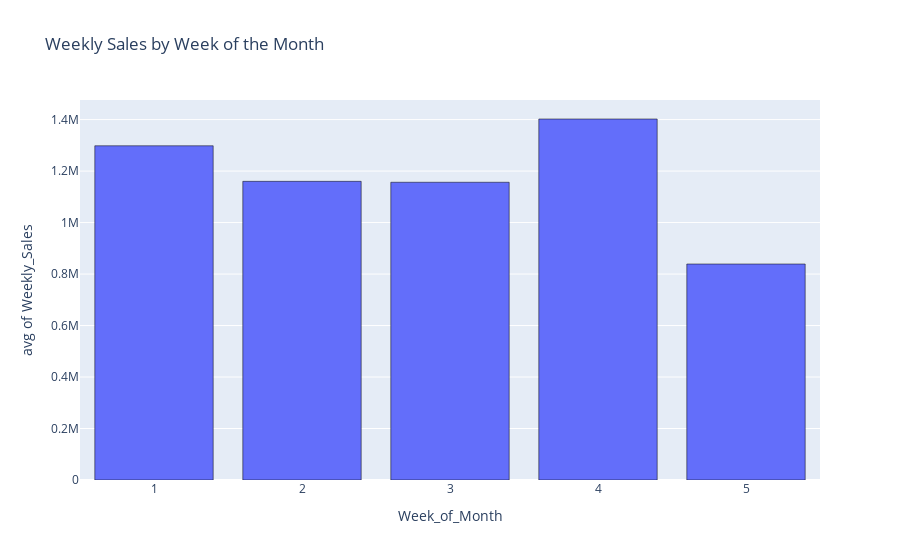
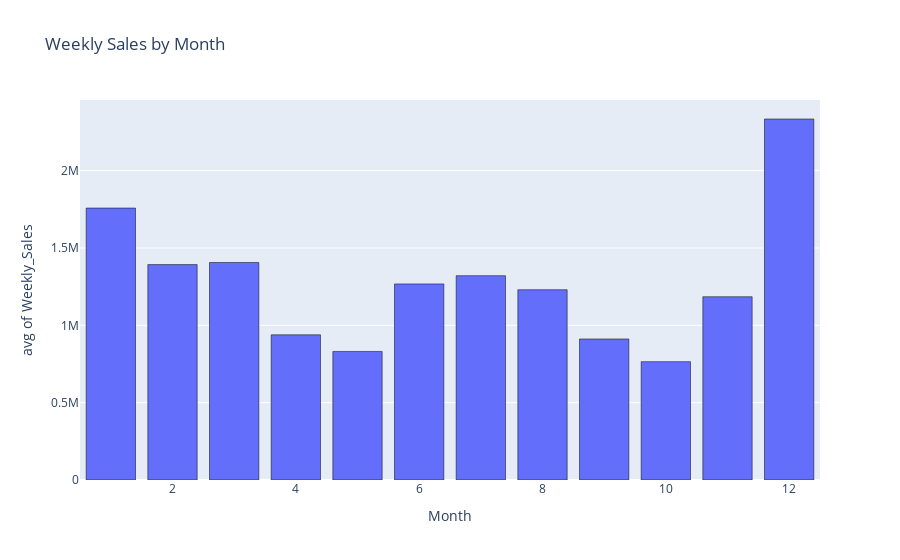
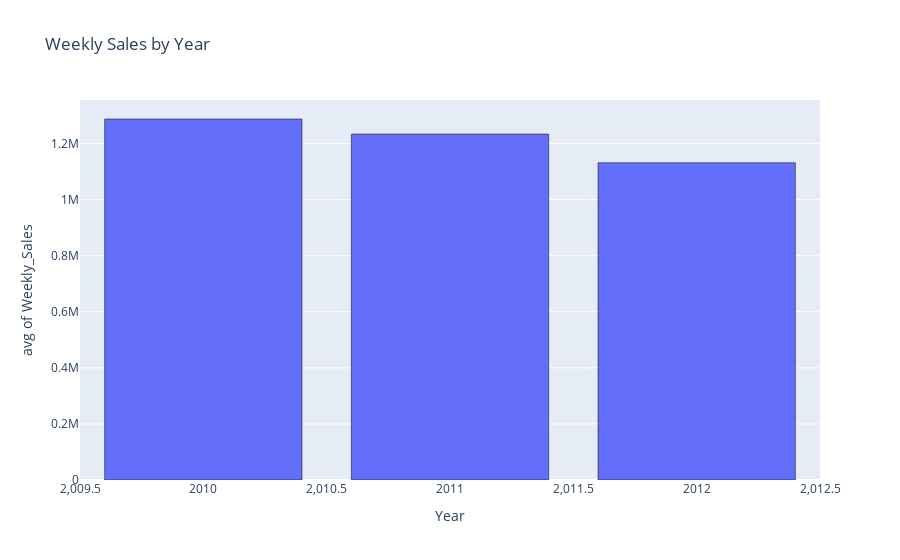
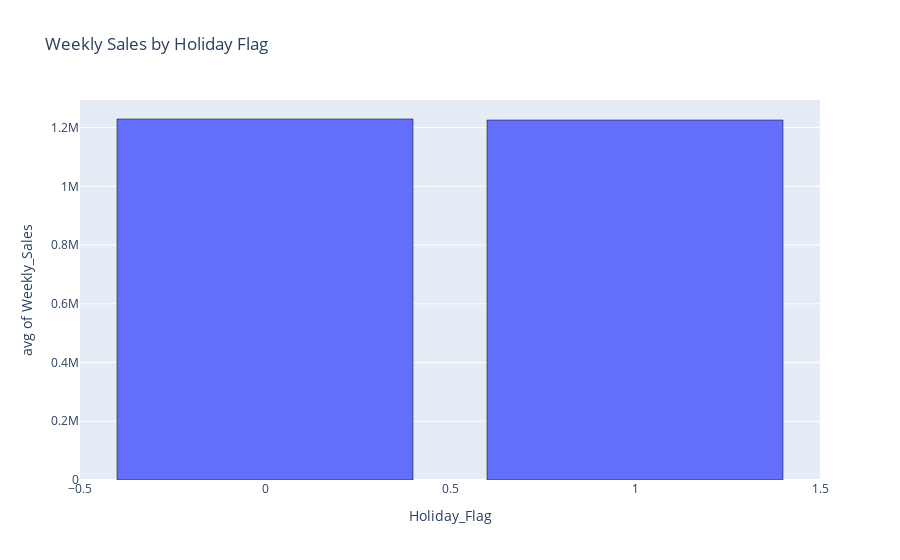

Notebook code for these charts, in order:
### Code cell
fig_day = px.histogram(data, x='Week_of_Month', y='Weekly_Sales', title="Weekly Sales by Week of the Month", nbins=5, histfunc='avg')
fig_day.update_traces(marker=dict(line=dict(width=0.5, color="black")))  
fig_day.update_layout(bargap=0.2)
fig_month = px.histogram(data, x='Month', y='Weekly_Sales', title="Weekly Sales by Month", nbins=12, histfunc='avg')
fig_month.update_traces(marker=dict(line=dict(width=0.5, color="black")))
fig_month.update_layout(bargap=0.2)
fig_year = px.histogram(data, x='Year', y='Weekly_Sales', title="Weekly Sales by Year", nbins=len(data['Year'].unique()), histfunc='avg')
fig_year.update_traces(marker=dict(line=dict(width=0.5, color="black")))
fig_year.update_layout(bargap=0.2)
fig_holiday = px.histogram(data, x='Holiday_Flag', y='Weekly_Sales', title="Weekly Sales by Holiday Flag", histfunc='avg')
fig_holiday.update_traces(marker=dict(line=dict(width=0.5, color="black")))
fig_holiday.update_layout(bargap=0.2)
fig_store = px.histogram(data, x='Store', y='Weekly_Sales', title="Weekly Sales by Store", nbins=20, histfunc='avg')
fig_store.update_traces(marker=dict(line=dict(width=0.5, color="black")))
fig_store.update_layout(bargap=0.2)
fig_scatter_temp = px.scatter(data, x='Temperature', y='Weekly_Sales', title="Weekly Sales by Temperature")
fig_scatter_fuel = px.scatter(data, x='Fuel_Price', y='Weekly_Sales', title="Weekly Sales by Fuel Price")
fig_scatter_unemployment = px.scatter(data, x='Unemployment', y='Weekly_Sales', title="Weekly Sales by Unemployment")


fig_day.show()
fig_month.show()
fig_year.show()
fig_holiday.show()
fig_store.show()
fig_scatter_temp.show()
fig_scatter_fuel.show()
fig_scatter_unemployment.show()

### Figure 1 — Plotly figure (JSON) as saved in the notebook; plotly's stock layout.template omitted (floating-point values rounded to 4 significant figures)
{"data": [{"alignmentgroup": "True", "bingroup": "x", "histfunc": "avg", "hovertemplate": "Week_of_Month=%{x}<br>avg of Weekly_Sales=%{y}<extra></extra>", "legendgroup": "", "marker": {"color": "#636efa", "line": {"color": "black", "width": 0.5}, "pattern": {"shape": ""}}, "name": "", "nbinsx": 5, "offsetgroup": "", "orientation": "v", "showlegend": false, "type": "histogram", "x": [4, 4, 1, 1, null, 3, 3, 2, 3, 1, null, 1, 2, 2, 4, 1, 2, 3, 3, 2, 4, 4, 4, 2, 4, 2, 4, 5, 1, 5, 1, 2, 1, 4, 4, 3, 1, 3, 3, 1, 1, 2, 4, 3, 3, null, null, 1, 2, null, null, 3, 2, 1, 3, null, 2, 4, 5, 2, 5, 4, 3, 3, 5, 1, 3, 2, 2, null, 3, 4, null, 4, 4, 1, 3, 3, 3], "xaxis": "x", "y": [1808000.0, 1644000.0, 695400.0, 2204000.0, 418900.0, 895100.0, 1030000.0, 414100.0, 1677000.0, 829200.0, 1205000.0, 561100.0, 290900.0, 1074079, 1427000.0, 1405000.0, 919900.0, 435400.0, 757700.0, 563500.0, 1267000.0, 365200.0, 2008000.0, 311900.0, 961200.0, 1642000.0, 1862000.0, 268900.0, 1549000.0, 485100.0, 2035000.0, 1917000.0, 1806000.0, 1847000.0, 888800.0, 2021000.0, 1990000.0, 313400.0, 2771000.0, 1166000.0, 461600.0, 2461000.0, 1973000.0, 570600.0, 1539000.0, 1570000.0, 607500.0, 1758000.0, 432000.0, 2046000.0, 1798000.0, 1954000.0, 1494000.0, 2018000.0, 364100.0, 1087000.0, 2303000.0, 419500.0, 1366000.0, 994800.0, 1800000.0, 1757000.0, 457300.0, 836700.0, 275100.0, 597900.0, 398800.0, 614300.0, 1970000.0, 1048000.0, 2026000.0, 2036000.0, 1832000.0, 1639000.0, 532700.0, 397000.0, 424500.0, 2249000.0, 1255000.0], "yaxis": "y"}], "layout": {"bargap": 0.2, "barmode": "relative", "legend": {"tracegroupgap": 0}, "title": {"text": "Weekly Sales by Week of the Month"}, "xaxis": {"anchor": "y", "domain": [0, 1], "title": {"text": "Week_of_Month"}}, "yaxis": {"anchor": "x", "domain": [0, 1], "title": {"text": "avg of Weekly_Sales"}}}}

### Figure 2 — Plotly figure (JSON) as saved in the notebook; plotly's stock layout.template omitted (floating-point values rounded to 4 significant figures)
{"data": [{"alignmentgroup": "True", "bingroup": "x", "histfunc": "avg", "hovertemplate": "Month=%{x}<br>avg of Weekly_Sales=%{y}<extra></extra>", "legendgroup": "", "marker": {"color": "#636efa", "line": {"color": "black", "width": 0.5}, "pattern": {"shape": ""}}, "name": "", "nbinsx": 12, "offsetgroup": "", "orientation": "v", "showlegend": false, "type": "histogram", "x": [3, 5, 6, 2, null, 8, 10, 5, 3, 10, null, 4, 5, 10, 3, 5, 10, 5, 4, 2, 3, 9, 6, 11, 4, 2, 2, 7, 7, 3, 6, 11, 7, 9, 8, 2, 3, 10, 12, 8, 2, 12, 6, 3, 11, null, null, 1, 5, null, null, 7, 5, 7, 6, null, 12, 6, 7, 2, 12, 11, 4, 9, 7, 9, 11, 7, 8, null, 3, 7, null, 4, 5, 6, 10, 6, 4], "xaxis": "x", "y": [1808000.0, 1644000.0, 695400.0, 2204000.0, 418900.0, 895100.0, 1030000.0, 414100.0, 1677000.0, 829200.0, 1205000.0, 561100.0, 290900.0, 1074079, 1427000.0, 1405000.0, 919900.0, 435400.0, 757700.0, 563500.0, 1267000.0, 365200.0, 2008000.0, 311900.0, 961200.0, 1642000.0, 1862000.0, 268900.0, 1549000.0, 485100.0, 2035000.0, 1917000.0, 1806000.0, 1847000.0, 888800.0, 2021000.0, 1990000.0, 313400.0, 2771000.0, 1166000.0, 461600.0, 2461000.0, 1973000.0, 570600.0, 1539000.0, 1570000.0, 607500.0, 1758000.0, 432000.0, 2046000.0, 1798000.0, 1954000.0, 1494000.0, 2018000.0, 364100.0, 1087000.0, 2303000.0, 419500.0, 1366000.0, 994800.0, 1800000.0, 1757000.0, 457300.0, 836700.0, 275100.0, 597900.0, 398800.0, 614300.0, 1970000.0, 1048000.0, 2026000.0, 2036000.0, 1832000.0, 1639000.0, 532700.0, 397000.0, 424500.0, 2249000.0, 1255000.0], "yaxis": "y"}], "layout": {"bargap": 0.2, "barmode": "relative", "legend": {"tracegroupgap": 0}, "title": {"text": "Weekly Sales by Month"}, "xaxis": {"anchor": "y", "domain": [0, 1], "title": {"text": "Month"}}, "yaxis": {"anchor": "x", "domain": [0, 1], "title": {"text": "avg of Weekly_Sales"}}}}

### Figure 3 — Plotly figure (JSON) as saved in the notebook; plotly's stock layout.template omitted (floating-point values rounded to 4 significant figures)
{"data": [{"alignmentgroup": "True", "bingroup": "x", "histfunc": "avg", "hovertemplate": "Year=%{x}<br>avg of Weekly_Sales=%{y}<extra></extra>", "legendgroup": "", "marker": {"color": "#636efa", "line": {"color": "black", "width": 0.5}, "pattern": {"shape": ""}}, "name": "", "nbinsx": 4, "offsetgroup": "", "orientation": "v", "showlegend": false, "type": "histogram", "x": [2011, 2010, 2011, 2012, null, 2011, 2010, 2011, 2012, 2010, null, 2010, 2011, 2012, 2010, 2012, 2012, 2011, 2010, 2012, 2011, 2011, 2011, 2011, 2012, 2010, 2012, 2010, 2010, 2012, 2012, 2010, 2012, 2011, 2010, 2012, 2012, 2012, 2011, 2010, 2010, 2010, 2010, 2012, 2011, null, null, 2011, 2012, null, null, 2011, 2010, 2010, 2010, null, 2010, 2012, 2010, 2010, 2010, 2010, 2012, 2010, 2011, 2012, 2011, 2010, 2011, null, 2012, 2011, null, 2011, 2012, 2010, 2012, 2010, 2012], "xaxis": "x", "y": [1808000.0, 1644000.0, 695400.0, 2204000.0, 418900.0, 895100.0, 1030000.0, 414100.0, 1677000.0, 829200.0, 1205000.0, 561100.0, 290900.0, 1074079, 1427000.0, 1405000.0, 919900.0, 435400.0, 757700.0, 563500.0, 1267000.0, 365200.0, 2008000.0, 311900.0, 961200.0, 1642000.0, 1862000.0, 268900.0, 1549000.0, 485100.0, 2035000.0, 1917000.0, 1806000.0, 1847000.0, 888800.0, 2021000.0, 1990000.0, 313400.0, 2771000.0, 1166000.0, 461600.0, 2461000.0, 1973000.0, 570600.0, 1539000.0, 1570000.0, 607500.0, 1758000.0, 432000.0, 2046000.0, 1798000.0, 1954000.0, 1494000.0, 2018000.0, 364100.0, 1087000.0, 2303000.0, 419500.0, 1366000.0, 994800.0, 1800000.0, 1757000.0, 457300.0, 836700.0, 275100.0, 597900.0, 398800.0, 614300.0, 1970000.0, 1048000.0, 2026000.0, 2036000.0, 1832000.0, 1639000.0, 532700.0, 397000.0, 424500.0, 2249000.0, 1255000.0], "yaxis": "y"}], "layout": {"bargap": 0.2, "barmode": "relative", "legend": {"tracegroupgap": 0}, "title": {"text": "Weekly Sales by Year"}, "xaxis": {"anchor": "y", "domain": [0, 1], "title": {"text": "Year"}}, "yaxis": {"anchor": "x", "domain": [0, 1], "title": {"text": "avg of Weekly_Sales"}}}}

### Figure 4 — Plotly figure (JSON) as saved in the notebook; plotly's stock layout.template omitted (floating-point values rounded to 4 significant figures)
{"data": [{"alignmentgroup": "True", "bingroup": "x", "histfunc": "avg", "hovertemplate": "Holiday_Flag=%{x}<br>avg of Weekly_Sales=%{y}<extra></extra>", "legendgroup": "", "marker": {"color": "#636efa", "line": {"color": "black", "width": 0.5}, "pattern": {"shape": ""}}, "name": "", "offsetgroup": "", "orientation": "v", "showlegend": false, "type": "histogram", "x": [0, 0, 0, 0, 0, 0, 0, 0, 0, 0, 0, 0, 0, 0, 0, 0, 0, 0, 0, 1, 0, 0, 0, 0, 0, 1, 0, 0, 0, 0, 0, 0, 0, 0, 0, 0, 0, 0, 0, 0, 0, 0, 0, 0, 0, 0, 0, 0, 0, 0, 0, 0, 0, 0, 0, 0, 0, 0, 0, 1, 1, 1, 0, 0, 0, 1, 0, 0, 0, 0, 0, 0, 0, 0, 0, 0, 0, 0, 0], "xaxis": "x", "y": [1808000.0, 1644000.0, 695400.0, 2204000.0, 418900.0, 895100.0, 1030000.0, 414100.0, 1677000.0, 829200.0, 1205000.0, 561100.0, 290900.0, 1074079, 1427000.0, 1405000.0, 919900.0, 435400.0, 757700.0, 563500.0, 1267000.0, 365200.0, 2008000.0, 311900.0, 961200.0, 1642000.0, 1862000.0, 268900.0, 1549000.0, 485100.0, 2035000.0, 1917000.0, 1806000.0, 1847000.0, 888800.0, 2021000.0, 1990000.0, 313400.0, 2771000.0, 1166000.0, 461600.0, 2461000.0, 1973000.0, 570600.0, 1539000.0, 1570000.0, 607500.0, 1758000.0, 432000.0, 2046000.0, 1798000.0, 1954000.0, 1494000.0, 2018000.0, 364100.0, 1087000.0, 2303000.0, 419500.0, 1366000.0, 994800.0, 1800000.0, 1757000.0, 457300.0, 836700.0, 275100.0, 597900.0, 398800.0, 614300.0, 1970000.0, 1048000.0, 2026000.0, 2036000.0, 1832000.0, 1639000.0, 532700.0, 397000.0, 424500.0, 2249000.0, 1255000.0], "yaxis": "y"}], "layout": {"bargap": 0.2, "barmode": "relative", "legend": {"tracegroupgap": 0}, "title": {"text": "Weekly Sales by Holiday Flag"}, "xaxis": {"anchor": "y", "domain": [0, 1], "title": {"text": "Holiday_Flag"}}, "yaxis": {"anchor": "x", "domain": [0, 1], "title": {"text": "avg of Weekly_Sales"}}}}
